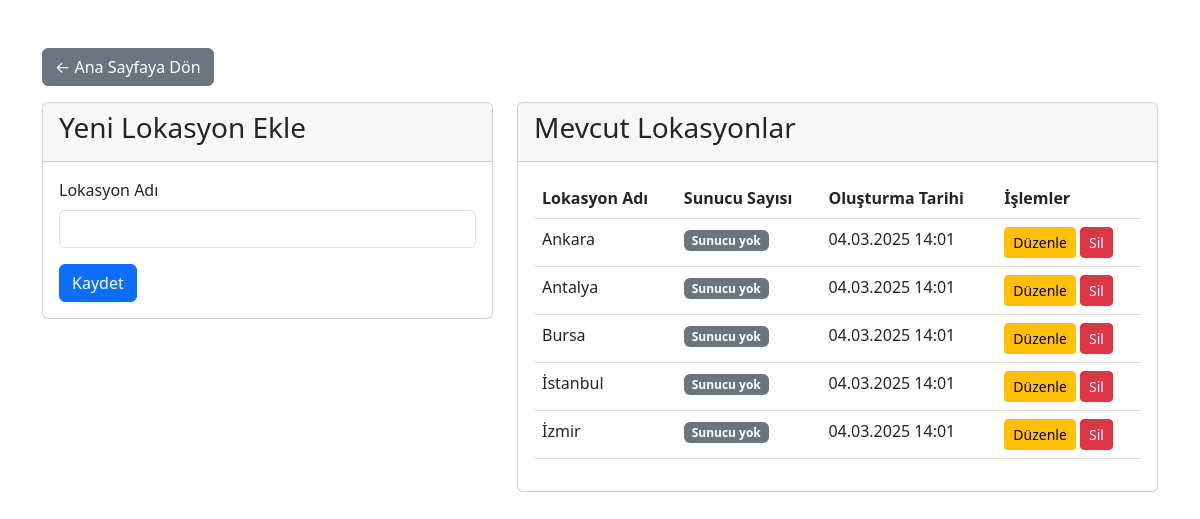
/lokasyon_ekle.php, run on the app's committed database.
### tables this page shows
CREATE TABLE IF NOT EXISTS lokasyonlar (
    id INT AUTO_INCREMENT PRIMARY KEY,
    lokasyon_adi VARCHAR(100) NOT NULL,
    olusturma_tarihi TIMESTAMP DEFAULT CURRENT_TIMESTAMP
);

### lokasyon_ekle.php (the view, shortened to what this page needs)
<?php
require_once 'config/database.php';
$duzenle_mod = false;
$lokasyon = null;
$sql_lokasyonlar = "SELECT l.*,
                    (SELECT COUNT(*) FROM fiziksel_sunucular WHERE lokasyon_id = l.id) as sunucu_sayisi
                    FROM lokasyonlar l
                    ORDER BY l.lokasyon_adi";
$result_lokasyonlar = mysqli_query($conn, $sql_lokasyonlar);
?>
<!DOCTYPE html>
<html lang="tr">
<head>
    <link href="https://cdn.jsdelivr.net/npm/bootstrap@5.3.0/dist/css/bootstrap.min.css" rel="stylesheet">
</head>
<body>
    <div class="container mt-5">
        <div class="mb-3">
            <a href="index.php" class="btn btn-secondary">← Ana Sayfaya Dön</a>
        </div>
        <div class="row">
            <div class="col-md-5">
                <div class="card">
                    <div class="card-header">
                        <h1 class="card-title h3"><?php echo $duzenle_mod ? 'Lokasyon Düzenle' : 'Yeni Lokasyon Ekle'; ?></h1>
                    </div>
                    <div class="card-body">
                        <form method="POST">
                            <div class="mb-3">
                                <label for="lokasyon_adi" class="form-label">Lokasyon Adı</label>
                                <input type="text" class="form-control" id="lokasyon_adi" name="lokasyon_adi"
                                    value="<?php echo $duzenle_mod ? $lokasyon['lokasyon_adi'] : (isset($_POST['lokasyon_adi']) ? $_POST['lokasyon_adi'] : ''); ?>"
                                    required>
                            </div>
                            <button type="submit" class="btn btn-primary">
                                <?php echo $duzenle_mod ? 'Güncelle' : 'Kaydet'; ?>
                            </button>
                        </form>
                    </div>
                </div>
            </div>
            <div class="col-md-7">
                <div class="card">
                    <div class="card-header">
                        <h2 class="card-title h3">Mevcut Lokasyonlar</h2>
                    </div>
                    <div class="card-body">
                        <div class="table-responsive">
                            <table class="table table-hover">
                                <thead>
                                    <tr>
                                        <th>Lokasyon Adı</th>
                                        <th>Sunucu Sayısı</th>
                                        <th>Oluşturma Tarihi</th>
                                        <th>İşlemler</th>
                                    </tr>
                                </thead>
                                <tbody>
                                    <?php
                                    mysqli_data_seek($result_lokasyonlar, 0);
                                    while ($row = mysqli_fetch_assoc($result_lokasyonlar)):
                                    ?>
                                        <tr>
                                            <td><?php echo $row['lokasyon_adi']; ?></td>
                                            <td>
                                                <?php if ($row['sunucu_sayisi'] > 0): ?>
                                                    <span class="badge bg-info"><?php echo $row['sunucu_sayisi']; ?> sunucu</span>
                                                <?php else: ?>
                                                    <span class="badge bg-secondary">Sunucu yok</span>
                                                <?php endif; ?>
                                            </td>
                                            <td><?php echo date('d.m.Y H:i', strtotime($row['olusturma_tarihi'])); ?></td>
                                            <td>
                                                <a href="?id=<?php echo $row['id']; ?>" class="btn btn-sm btn-warning">Düzenle</a>
                                                <?php if ($row['sunucu_sayisi'] == 0): ?>
                                                    <a href="lokasyon_sil.php?id=<?php echo $row['id']; ?>"
                                                       class="btn btn-sm btn-danger"
                                                       onclick="return confirm('Bu lokasyonu silmek istediğinize emin misiniz?')">Sil</a>
                                                <?php endif; ?>
                                            </td>
                                        </tr>
                                    <?php endwhile; ?>
                                </tbody>
                            </table>
                        </div>
                    </div>
                </div>
            </div>
        </div>
    </div>
</body>
</html>

### data on the page
lokasyonlar: lokasyon_adi "Ankara", olusturma_tarihi "04.03.2025 14:01"
lokasyonlar: lokasyon_adi "Antalya", olusturma_tarihi "04.03.2025 14:01"
lokasyonlar: lokasyon_adi "Bursa", olusturma_tarihi "04.03.2025 14:01"
lokasyonlar: lokasyon_adi "İstanbul", olusturma_tarihi "04.03.2025 14:01"
lokasyonlar: lokasyon_adi "İzmir", olusturma_tarihi "04.03.2025 14:01"
